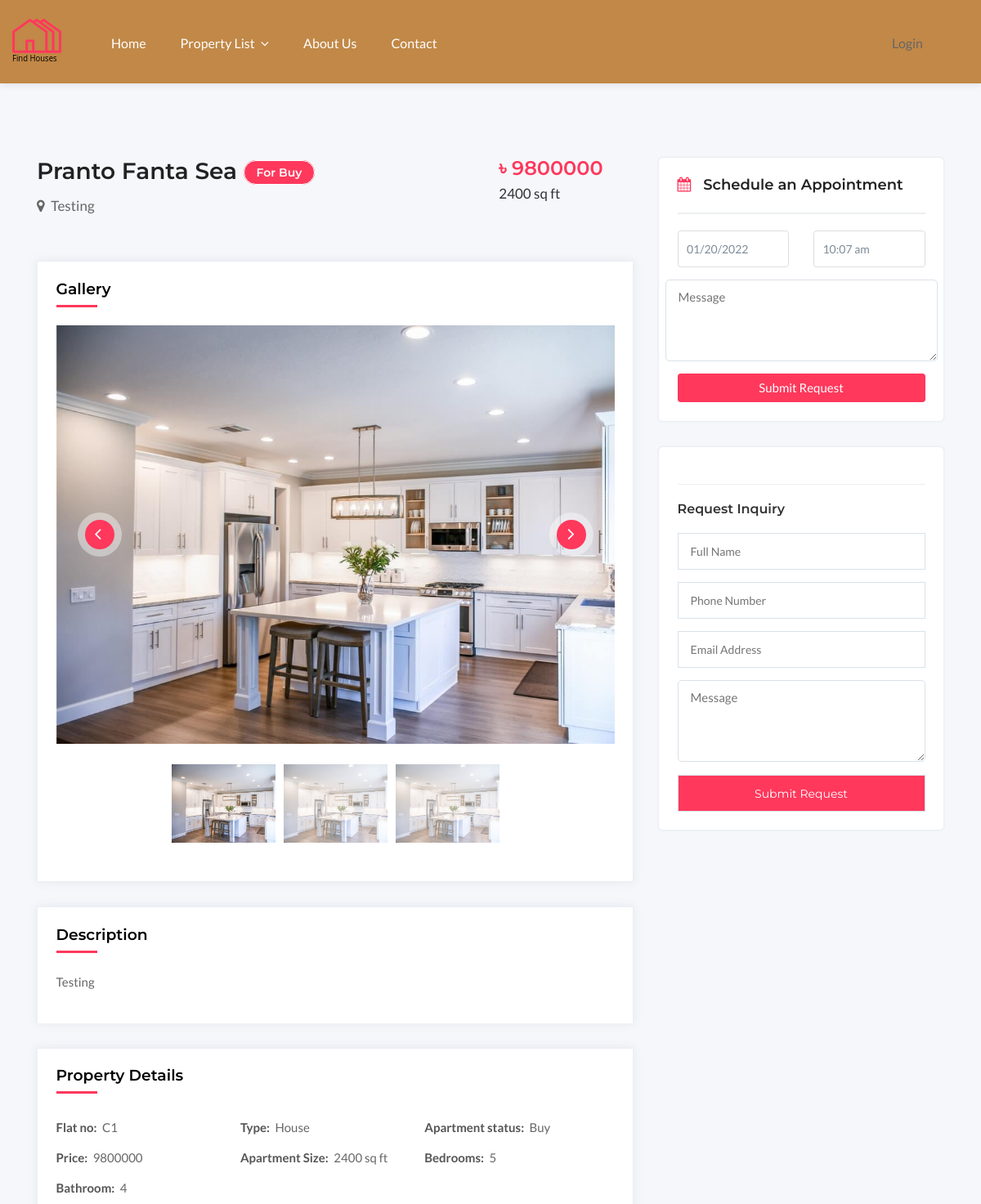
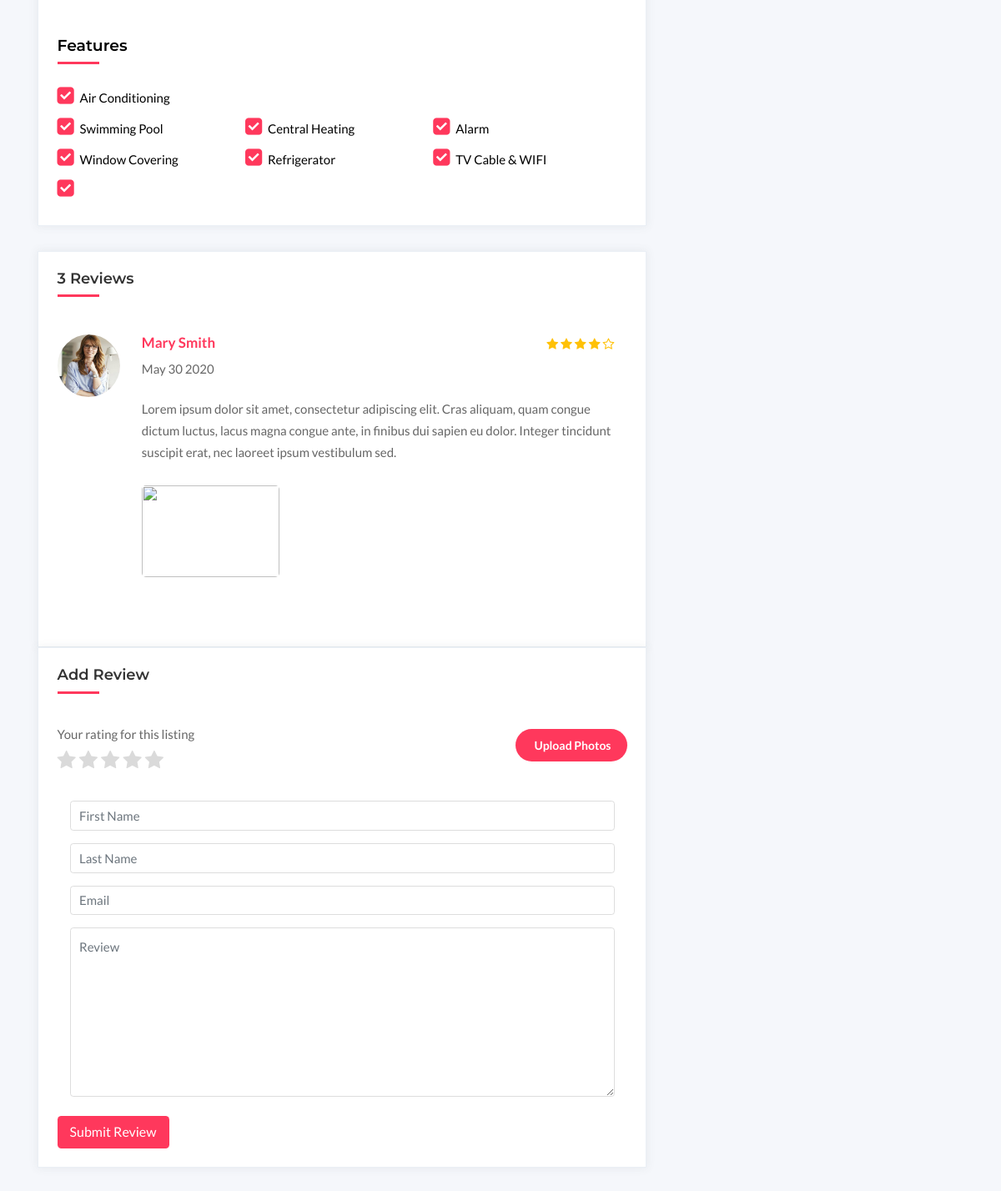
The app's page /single_property.php?edit=15&apart_status=Buy with its own data (2 pictures, top to bottom).
### tables this page shows
CREATE TABLE `apartment` (
  `apartment_id` int(11) NOT NULL,
  `building_id` int(11) NOT NULL,
  `building_name` varchar(50) NOT NULL,
  `flat_no` varchar(10) NOT NULL,
  `no_of_bedroom` int(11) NOT NULL,
  `no_of_bathroom` int(11) NOT NULL,
  `image` text NOT NULL,
  `buy_price` double NOT NULL,
  `rent_price` double NOT NULL,
  `area` varchar(50) DEFAULT NULL,
  `status` varchar(25) NOT NULL,
  `type` varchar(50) NOT NULL,
  `apartment_status` varchar(50) NOT NULL,
  `features` text NOT NULL,
  `division` varchar(25) NOT NULL,
  `address` varchar(50) DEFAULT NULL,
  `client_username` varchar(20) NOT NULL,
  `build_num` varchar(25) NOT NULL
);

CREATE TABLE `building` (
  `building_id` int(11) NOT NULL,
  `building_name` varchar(50) NOT NULL,
  `no_of_flats` int(11) NOT NULL,
  `address` varchar(255) NOT NULL,
  `build_info` varchar(255) NOT NULL,
  `division` varchar(25) NOT NULL,
  `no_of_floors` int(11) NOT NULL,
  `build_num` varchar(25) NOT NULL
);

### single_property.php (the view, shortened to what the rows shown need)
<?php
include "includes/connect.php";
include "includes/functions.php";
?>
<?php
if (isset($_GET['edit'])) {
    $apartment_id = $_GET['edit'];
    $apart_status = $_GET['apart_status'];
    $stmt = query("SELECT b1.building_name, b1.address, a1.flat_no, a1.no_of_bedroom, a1.no_of_bathroom, a1.image, a1.buy_price, a1.rent_price, a1.area, a1.status, a1.features, a1.type, b1.build_info
FROM building b1
JOIN apartment a1
ON b1.building_id = a1.building_id
WHERE a1.apartment_id = {$apartment_id} AND a1.apartment_status='{$apart_status}'");
    $row = $stmt->fetch(PDO::FETCH_ASSOC);
    $building_name = $row['building_name'];
    $address = $row['address'];
    $flat_no = $row['flat_no'];
    $no_of_bedroom =  $row['no_of_bedroom'];
    $no_of_bathroom =  $row['no_of_bathroom'];
    $image =  $row['image'];
    if ($apart_status == "Rent") {
        $price = $row['rent_price'];
    } else {
        $price = $row['buy_price'];
    }
    $area =  $row['area'];
    $features =  $row['features'];
    $type =  $row['type'];
    $build_info =  $row['build_info'];
}
?>
<!DOCTYPE html>
<html lang="zxx">
<head>
    <link rel="stylesheet" href="css/jquery-ui.css">
    <link rel="stylesheet" href="font/flaticon.css">
    <link rel="stylesheet" href="css/fontawesome-all.min.css">
    <link rel="stylesheet" href="css/fontawesome-5-all.min.css">
    <link rel="stylesheet" href="css/font-awesome.min.css">
    <link rel="stylesheet" href="css/leaflet.css">
    <link rel="stylesheet" href="css/leaflet-gesture-handling.min.css">
    <link rel="stylesheet" href="css/leaflet.markercluster.css">
    <link rel="stylesheet" href="css/leaflet.markercluster.default.css">
    <link rel="stylesheet" href="css/timedropper.css">
    <link rel="stylesheet" href="css/datedropper.css">
    <link rel="stylesheet" href="css/animate.css">
    <link rel="stylesheet" href="css/magnific-popup.css">
    <link rel="stylesheet" href="css/lightcase.css">
    <link rel="stylesheet" href="css/owl.carousel.min.css">
    <link rel="stylesheet" href="css/bootstrap.min.css">
    <link rel="stylesheet" href="css/menu.css">
    <link rel="stylesheet" href="css/slick.css">
    <link rel="stylesheet" href="css/styles.css">
    <link rel="stylesheet" id="color" href="css/default.css">
</head>
<body class="inner-pages sin-1 homepage-4 hd-white">
    <div id="wrapper">
        <section class="single-proper blog details">
            <div class="container">
                <div class="row">
                    <div class="col-lg-8 col-md-12 blog-pots">
                        <div class="row">
                            <div class="col-md-12">
                                <section class="headings-2 pt-0">
                                    <div class="pro-wrapper">
                                        <div class="detail-wrapper-body">
                                            <div class="listing-title-bar">
                                                <h3><?php echo $building_name; ?><span class="mrg-l-5 category-tag">For <?php echo $apart_status; ?></span></h3>
                                                <div class="mt-0">
                                                    <a class="listing-address">
                                                        <i class="fa fa-map-marker pr-2 ti-location-pin mrg-r-5"></i><?php echo $address; ?>
                                                    </a>
                                                </div>
                                            </div>
                                        </div>
                                        <div class="single detail-wrapper mr-2">
                                            <div class="detail-wrapper-body">
                                                <div class="listing-title-bar">
                                                    <h4>৳ <?php echo $price; ?></h4>
                                                    <div class="mt-0">
                                                        <a href="#listing-location" class="listing-address">
                                                            <p><?php echo $area; ?></p>
                                                        </a>
                                                    </div>
                                                </div>
                                            </div>
                                        </div>
                                    </div>
                                </section>
                                <div id="listingDetailsSlider" class="carousel listing-details-sliders slide mb-30">
                                    <div class="carousel-inner">
                                        <div class="active item carousel-item" data-slide-number="0">
                                            <img src="admin_marketing/<?php echo $image; ?>" class="img-fluid" alt="slider-listing">
                                        </div>
                                    </div>
                                    <ul class="carousel-indicators smail-listing list-inline">
                                        <li class="list-inline-item active">
                                            <a id="carousel-selector-0" class="selected" data-slide-to="0" data-target="#listingDetailsSlider">
                                                <img src="admin_marketing/<?php echo $image; ?>" class="img-fluid" alt="listing-small">
                                            </a>
                                        </li>
                                        <li class="list-inline-item">
                                            <a id="carousel-selector-1" data-slide-to="1" data-target="#listingDetailsSlider">
                                                <img src="admin_marketing/<?php echo $image; ?>" class="img-fluid" alt="listing-small">
                                            </a>
                                        </li>
                                        <li class="list-inline-item">
                                            <a id="carousel-selector-2" data-slide-to="2" data-target="#listingDetailsSlider">
                                                <img src="admin_marketing/<?php echo $image; ?>" class="img-fluid" alt="listing-small">
                                            </a>
                                        </li>
                                    </ul>
                                </div>
                                <div class="blog-info details mb-30">
                                    <h5 class="mb-4">Description</h5>
                                    <p class="mb-3"><?php echo $build_info; ?></p>
                                </div>
                            </div>
                        </div>
                        <div class="single homes-content details mb-30">
                            <ul class="homes-list clearfix">
                                <li>
                                    <span class="font-weight-bold mr-1">Flat no:</span>
                                    <span class="det"><?php echo $flat_no; ?></span>
                                </li>
                                <li>
                                    <span class="font-weight-bold mr-1">Type:</span>
                                    <span class="det"><?php echo $type; ?></span>
                                </li>
                                <li>
                                    <span class="font-weight-bold mr-1">Price:</span>
                                    <span class="det"><?php echo $price; ?></span>
                                </li>
                                <li>
                                    <span class="font-weight-bold mr-1">Apartment Size:</span>
                                    <span class="det"><?php echo $area; ?></span>
                                </li>
                                <li>
                                    <span class="font-weight-bold mr-1">Bedrooms:</span>
                                    <span class="det"><?php echo $no_of_bedroom; ?></span>
                                </li>
                                <li>
                                    <span class="font-weight-bold mr-1">Bathroom:</span>
                                    <span class="det"><?php echo $no_of_bathroom; ?></span>
                                </li>
                            </ul>
                            <ul class="homes-list clearfix">
                                <?php
                                $aDoor = explode(",", $features);
                                $N = count($aDoor);
                                $m = 1;
                                for ($i = 0; $i < $m; $i++) {
                                ?>
                                    <li>
                                        <i class="fa fa-check-square" aria-hidden="true"></i>
                                        <span><?php echo $aDoor[$i]; ?></span>
                                    </li>
                                <?php } ?>
                            </ul>
                            <ul class="homes-list clearfix">
                                <?php
                                for ($i = $m; $i < $N; $i++) {
                                ?>
                                    <li>
                                        <i class="fa fa-check-square" aria-hidden="true"></i>
                                        <span><?php echo $aDoor[$i]; ?></span>
                                    </li>
                                <?php } ?>
                            </ul>
                        </div>
                    </div>
                </div>
            </div>
    </div>
</body>
</html>

### records on screen
apartment: building.building_name "Pranto Fanta Sea", building.address "Testing", buy_price "9800000", area "2400 sq ft", image (picture), building.build_info "Testing", flat_no "C1", type "House", no_of_bedroom "5", no_of_bathroom "4", features "Air Conditioning", features "Swimming Pool", features "Central Heating", features "Alarm", features "Window Covering", features "Refrigerator", features "TV Cable & WIFI"

### other values on screen
$apart_status "Buy"
